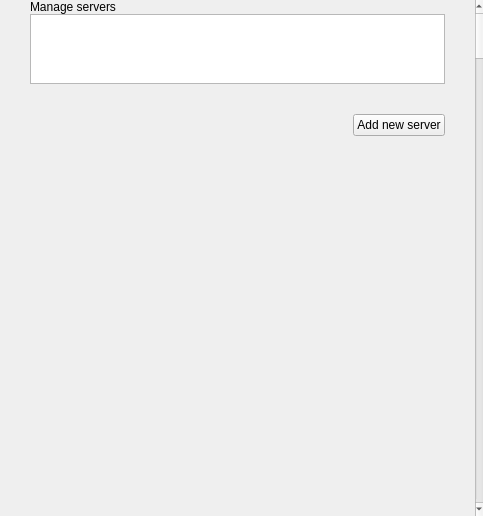
<?xml version="1.0" encoding="UTF-8"?>
<ui version="4.0">
 <class>ScreenSettings</class>
 <widget class="QWidget" name="ScreenSettings">
  <property name="geometry">
   <rect>
    <x>0</x>
    <y>0</y>
    <width>483</width>
    <height>516</height>
   </rect>
  </property>
  <property name="sizePolicy">
   <sizepolicy hsizetype="Expanding" vsizetype="Expanding">
    <horstretch>0</horstretch>
    <verstretch>0</verstretch>
   </sizepolicy>
  </property>
  <property name="windowTitle">
   <string>Form</string>
  </property>
  <layout class="QHBoxLayout" name="horizontalLayout">
   <property name="spacing">
    <number>0</number>
   </property>
   <property name="leftMargin">
    <number>0</number>
   </property>
   <property name="topMargin">
    <number>0</number>
   </property>
   <property name="rightMargin">
    <number>0</number>
   </property>
   <property name="bottomMargin">
    <number>0</number>
   </property>
   <item>
    <spacer name="horizontalSpacer">
     <property name="orientation">
      <enum>Qt::Horizontal</enum>
     </property>
     <property name="sizeType">
      <enum>QSizePolicy::Fixed</enum>
     </property>
     <property name="sizeHint" stdset="0">
      <size>
       <width>30</width>
       <height>516</height>
      </size>
     </property>
    </spacer>
   </item>
   <item>
    <layout class="QVBoxLayout" name="verticalLayout_2">
     <property name="spacing">
      <number>0</number>
     </property>
     <item>
      <widget class="QLabel" name="lblManageServersCaption">
       <property name="sizePolicy">
        <sizepolicy hsizetype="Preferred" vsizetype="Fixed">
         <horstretch>0</horstretch>
         <verstretch>0</verstretch>
        </sizepolicy>
       </property>
       <property name="maximumSize">
        <size>
         <width>16777215</width>
         <height>44</height>
        </size>
       </property>
       <property name="text">
        <string>Manage servers</string>
       </property>
      </widget>
     </item>
     <item>
      <widget class="QTableWidget" name="tblServers">
       <property name="sizePolicy">
        <sizepolicy hsizetype="Expanding" vsizetype="Minimum">
         <horstretch>0</horstretch>
         <verstretch>0</verstretch>
        </sizepolicy>
       </property>
       <property name="focusPolicy">
        <enum>Qt::NoFocus</enum>
       </property>
       <property name="verticalScrollBarPolicy">
        <enum>Qt::ScrollBarAlwaysOff</enum>
       </property>
       <property name="sizeAdjustPolicy">
        <enum>QAbstractScrollArea::AdjustToContents</enum>
       </property>
       <property name="autoScroll">
        <bool>false</bool>
       </property>
       <property name="autoScrollMargin">
        <number>0</number>
       </property>
       <property name="editTriggers">
        <set>QAbstractItemView::NoEditTriggers</set>
       </property>
       <property name="selectionMode">
        <enum>QAbstractItemView::NoSelection</enum>
       </property>
       <property name="verticalScrollMode">
        <enum>QAbstractItemView::ScrollPerPixel</enum>
       </property>
       <property name="showGrid">
        <bool>false</bool>
       </property>
       <property name="cornerButtonEnabled">
        <bool>false</bool>
       </property>
       <attribute name="horizontalHeaderVisible">
        <bool>false</bool>
       </attribute>
       <attribute name="verticalHeaderVisible">
        <bool>false</bool>
       </attribute>
       <column>
        <property name="text">
         <string>icon</string>
        </property>
        <property name="textAlignment">
         <set>AlignCenter</set>
        </property>
       </column>
       <column>
        <property name="text">
         <string>name</string>
        </property>
       </column>
       <column>
        <property name="text">
         <string>favorite</string>
        </property>
       </column>
       <column>
        <property name="text">
         <string>more</string>
        </property>
       </column>
      </widget>
     </item>
     <item>
      <spacer name="verticalSpacer">
       <property name="orientation">
        <enum>Qt::Vertical</enum>
       </property>
       <property name="sizeType">
        <enum>QSizePolicy::Fixed</enum>
       </property>
       <property name="sizeHint" stdset="0">
        <size>
         <width>20</width>
         <height>30</height>
        </size>
       </property>
      </spacer>
     </item>
     <item>
      <layout class="QHBoxLayout" name="horizontalLayout_2">
       <property name="spacing">
        <number>0</number>
       </property>
       <item>
        <spacer name="horizontalSpacer_3">
         <property name="orientation">
          <enum>Qt::Horizontal</enum>
         </property>
         <property name="sizeHint" stdset="0">
          <size>
           <width>40</width>
           <height>20</height>
          </size>
         </property>
        </spacer>
       </item>
       <item>
        <widget class="QPushButton" name="btAddServer">
         <property name="sizePolicy">
          <sizepolicy hsizetype="Fixed" vsizetype="Fixed">
           <horstretch>0</horstretch>
           <verstretch>0</verstretch>
          </sizepolicy>
         </property>
         <property name="styleSheet">
          <string notr="true"/>
         </property>
         <property name="text">
          <string>Add new server</string>
         </property>
         <property name="flat">
          <bool>false</bool>
         </property>
        </widget>
       </item>
      </layout>
     </item>
     <item>
      <spacer name="verticalSpacer_2">
       <property name="orientation">
        <enum>Qt::Vertical</enum>
       </property>
       <property name="sizeType">
        <enum>QSizePolicy::MinimumExpanding</enum>
       </property>
       <property name="sizeHint" stdset="0">
        <size>
         <width>20</width>
         <height>30</height>
        </size>
       </property>
      </spacer>
     </item>
    </layout>
   </item>
   <item>
    <spacer name="horizontalSpacer_2">
     <property name="orientation">
      <enum>Qt::Horizontal</enum>
     </property>
     <property name="sizeType">
      <enum>QSizePolicy::Fixed</enum>
     </property>
     <property name="sizeHint" stdset="0">
      <size>
       <width>30</width>
       <height>20</height>
      </size>
     </property>
    </spacer>
   </item>
   <item>
    <widget class="QScrollBar" name="verticalScrollBar">
     <property name="maximumSize">
      <size>
       <width>8</width>
       <height>16777215</height>
      </size>
     </property>
     <property name="styleSheet">
      <string notr="true">#mainMenuPages #ScreenSettings QScrollBar:vertical {
    border: none;
    background: rgba(255, 255, 255, 0.3);
/*    width: 15px;*/
    margin: 0;
}
#mainMenuPages #ScreenSettings QScrollBar::handle:vertical {
    background: rgba(255, 255, 255, 0.6);
    /*min-height: 20px;*/
}
#mainMenuPages #ScreenSettings QScrollBar::add-line:vertical {
/*    border: 2px solid grey;
    background: #32CC99;
    height: 20px;
    subcontrol-position: bottom;
    subcontrol-origin: margin;*/
}

#mainMenuPages #ScreenSettings QScrollBar::sub-line:vertical {
/*    border: 2px solid grey;
    background: #32CC99;
    height: 20px;
    subcontrol-position: top;
    subcontrol-origin: margin;*/
}
#mainMenuPages #ScreenSettings QScrollBar::up-arrow:vertical, QScrollBar::down-arrow:vertical {
/*    border: 2px solid grey;
    width: 3px;
    height: 3px;
    background: white;*/
}

#mainMenuPages #ScreenSettings QScrollBar::add-page:vertical, QScrollBar::sub-page:vertical {
    background: none;
}</string>
     </property>
     <property name="orientation">
      <enum>Qt::Vertical</enum>
     </property>
    </widget>
   </item>
  </layout>
 </widget>
 <resources/>
 <connections/>
</ui>
